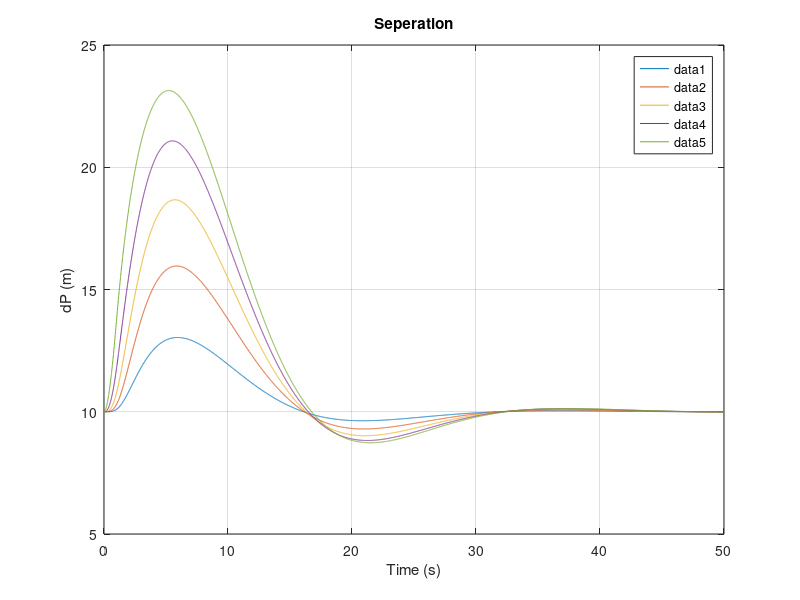
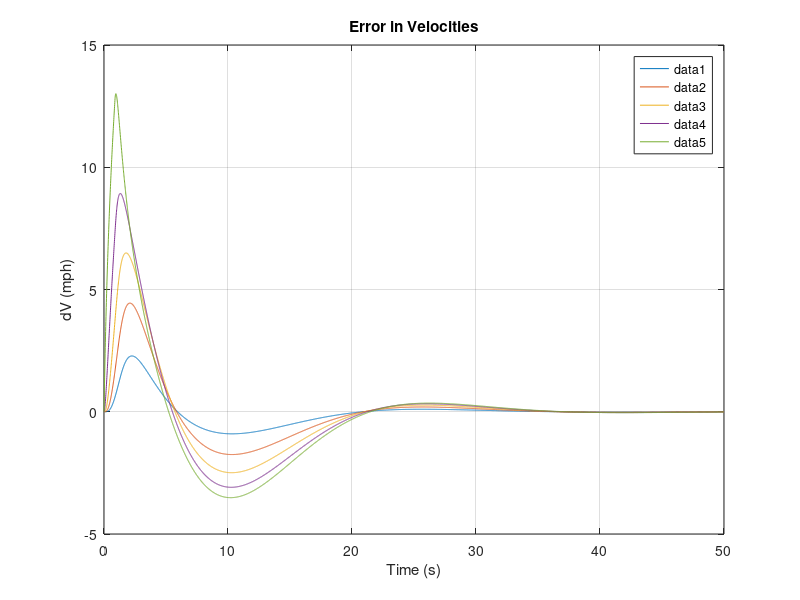
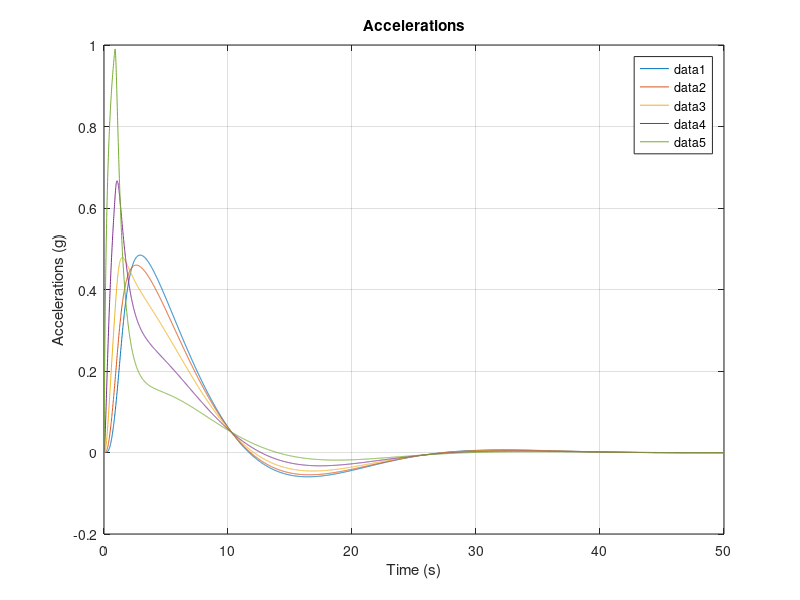

Write MATLAB code to recreate these figures, in order.
%% Vehicle Platoon

close all; clc; clear;

%% Functions

kp = 1;
kd = 3.3;
d = 10;

N = 7; % Platoon size with Leader

for n = 1:N-1
    B(n*2,n:n+1) = [-1 1];
    
end

for n=0:N-1
    K(n+1,n*2+1:n*2+4) = [-kp -kd kp kd];
end

K  = K(:,3:end-2);
K(end-1,end-1) = 0;
K(end,:) = K(end,:).*0;
A = diag(mod((1:N*2-3),2)==1,1)*1;

%% LQR
% Q = eye(N*2);
% R = 50*eye(N);
% [K,S,E]=lqr(A,B,Q,R);

%% Attacque

K_a = K;

K_a(3,3:6) = [-1 2 1 -2];

%% simulation

% X0  = zeros(1,N*2);
% X0(1,end-1:end) = [0 50];

X0 = [-0 0 -0 0 -0 0 -0 0 0 0 0 22.352];

tfin = 50;
dt = 0.01;

clear X t
t=0:dt:tfin;

maxA = 13.4112; % 30 mph/s in m/s^2
minA = -13.4112; % -30 mph/s m/s^2

X(1,:) = X0';

a = 15;
f= 0.05;
w = 1.53;

for n=2:length(t)
%     E(n-1,:) = (R - C*X(n-1,:)')';
    U(n-1,:) = ((K)*X(n-1,:)');
%     U(n-1,:) = ((K+K_a*a*sin(w*t(n)))*X(n-1,:)');
%     U(n-1,:) = (K_a*X(n-1,:)');

    U(maxA<U)=maxA;
    U(minA>U)=minA;   

    Xd = A*X(n-1,:)' + B*U(n-1,:)';
    X(n,:) = X(n-1,:) + dt*Xd';
end

%% Plots
for n=1:N-2
figure(1); plot(t,X(:,(n)*2-1)+d); hold on;
n
end
title('Seperation');
xlabel('Time (s)');
ylabel('dP (m)');
legend('show')
grid on



for n=1:N-2
figure(2); plot(t,X(:,n*2).*2.23694); hold on
n
end
title('Error in Velocities');
xlabel('Time (s)');
ylabel('dV (mph)');
legend('show')
grid on


for n=1:N-2
figure(3); plot(t(1:end-1),U(:,n)./9.806); hold on
end
title('Accelerations');
xlabel('Time (s)');
ylabel('Accelerations (g)');
legend('show')
grid on


%% Robustness
% 
% Ks = -10:2:10;
% K_a = K;
% figure;
% for n=1:length(Ks)
%     K_a(3,6) = Ks(n);
%     K_a(3,4) = -Ks(n);
%     [b,a] = ss2tf(A,B(:,3),K_a(3,:),0);
%     RD_u3 = tf(b,a);
%     bode(RD_u3+1);hold on
% end
% 
% for n=1:length(Ks)
%     K_a(3,6) = Ks(n);
%     K_a(3,4) = -Ks(n)
%     [b,a] = ss2tf(A,B(:,3),K_a(3,:),0);
%     RD_u3 = tf(b,a);
%     figure;margin(RD_u3+1);legend(num2str(Ks(n)))
% end
